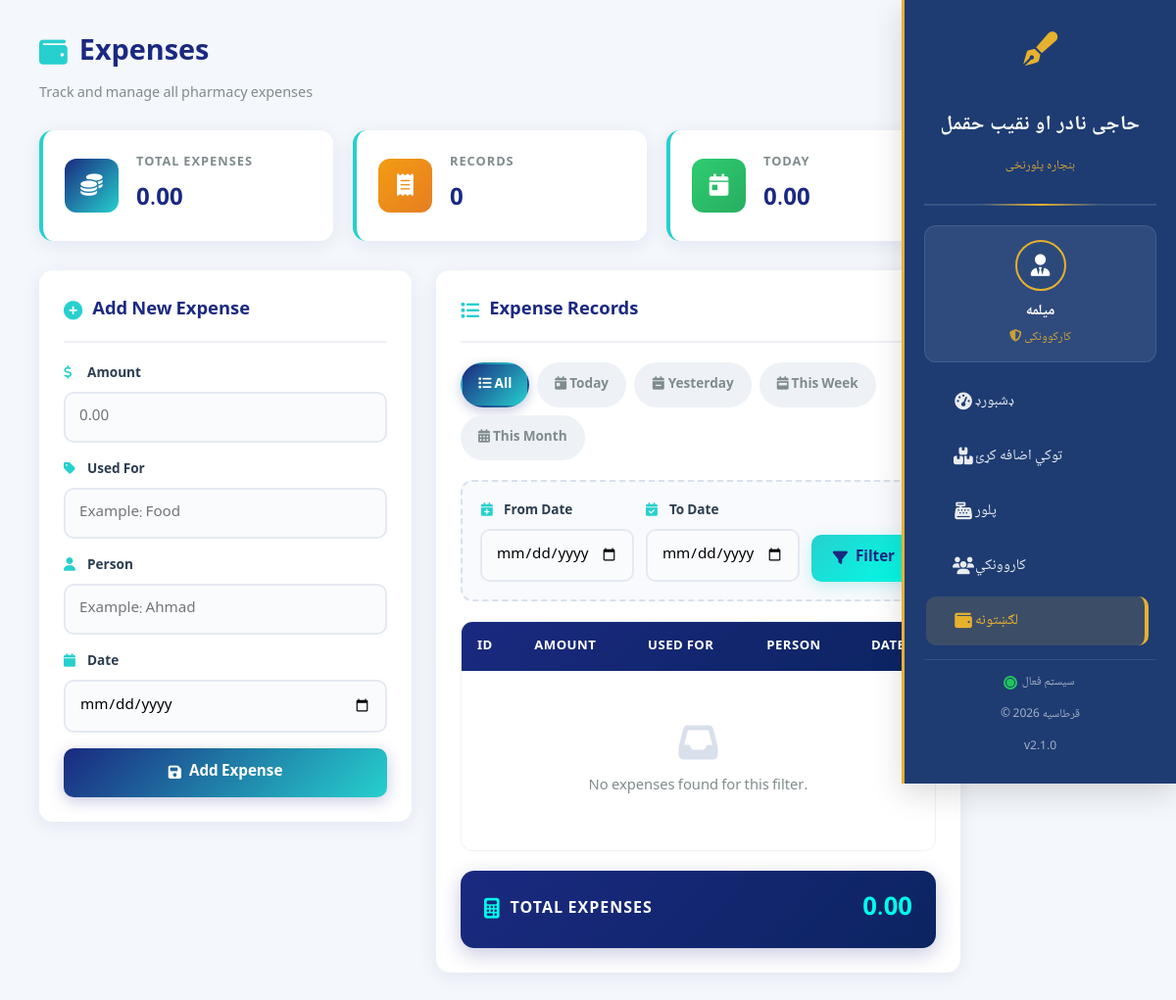
The page /expenses.php on the database as committed earlier.
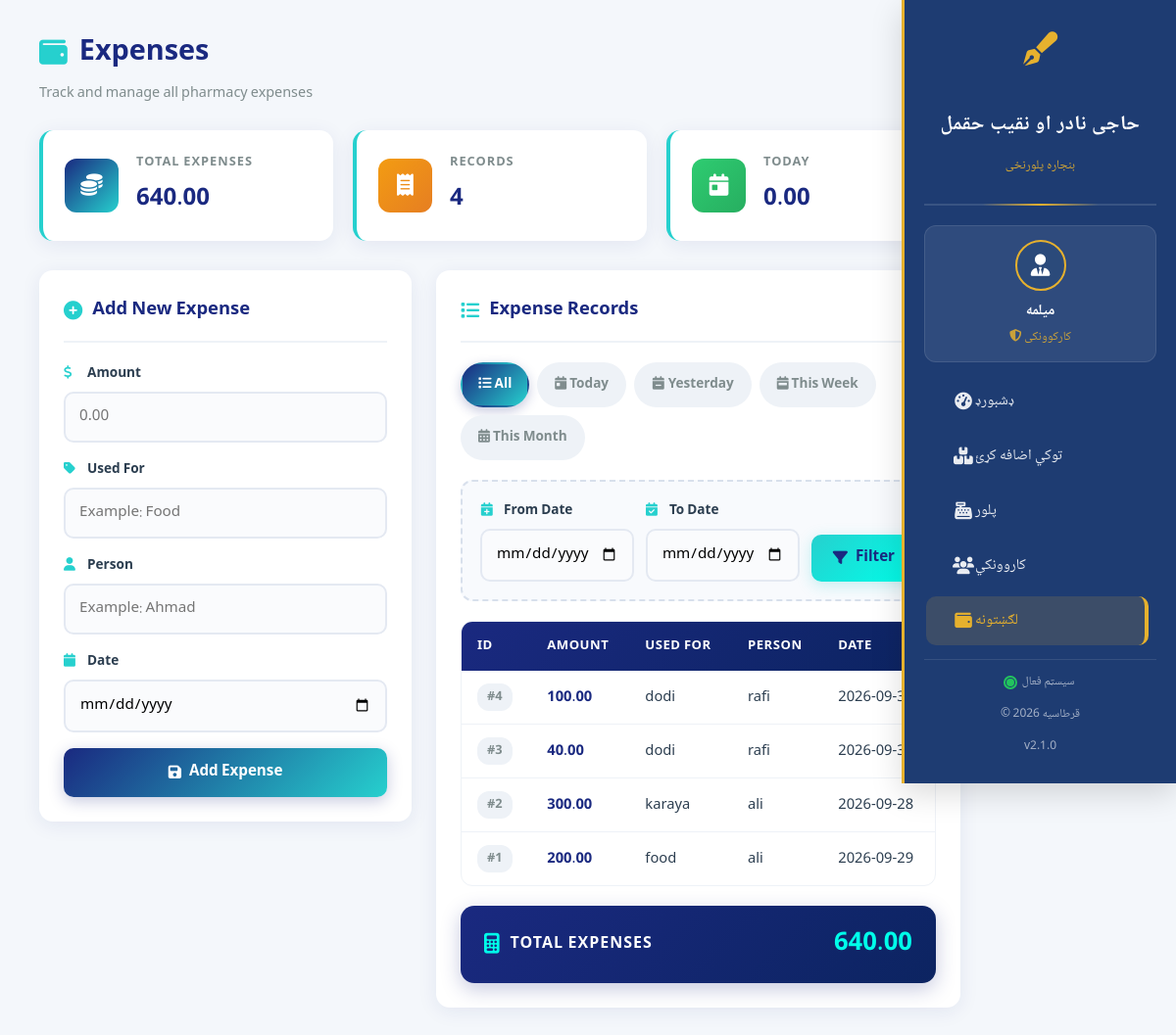
The same page on the database as committed later.
### tables this page shows
CREATE TABLE `expenses` (
  `id` int(11) NOT NULL AUTO_INCREMENT,
  `amount` decimal(10,2) NOT NULL,
  `used_for` varchar(255) NOT NULL,
  `person` varchar(100) NOT NULL,
  `expense_date` date NOT NULL,
  PRIMARY KEY (`id`)
);

### expenses.php (the view, shortened to what the changed rows need)
<?php
include "db.php";
$where = "";
$sql = "SELECT * FROM expenses
        $where
        ORDER BY id DESC";
$result = mysqli_query($conn, $sql);
$total_sql = "SELECT SUM(amount) AS total
              FROM expenses
              $where";
$total_result = mysqli_query($conn, $total_sql);
$total_data = mysqli_fetch_assoc($total_result);
$total = $total_data['total'] ?? 0;
?>
<!DOCTYPE html>
<html lang="en">
<head>
    <link rel="stylesheet" href="https://cdnjs.cloudflare.com/ajax/libs/font-awesome/6.4.0/css/all.min.css">
</head>
<body>
<?php include 'sidebar.php'; ?>
<div class="page-header">
    <div>
        <h1><i class="fas fa-wallet"></i> Expenses</h1>
    </div>
</div>
<?php
$count_sql = "SELECT COUNT(*) AS cnt FROM expenses $where";
$count_result = mysqli_query($conn, $count_sql);
$count_data = mysqli_fetch_assoc($count_result);
$expense_count = $count_data['cnt'] ?? 0;
?>
<div class="stats-grid">
    <div class="stat-card">
        <div class="stat-info">
            <h3>Total Expenses</h3>
            <p><?php echo number_format($total, 2); ?></p>
        </div>
    </div>
    <div class="stat-card">
        <div class="stat-info">
            <h3>Records</h3>
            <p><?php echo $expense_count; ?></p>
        </div>
    </div>
</div>
<div class="content-grid">
    <div class="card">
        <div class="card-header">
            <h2>Add New Expense</h2>
        </div>
    </div>
    <div class="card">
        <div class="card-header">
            <h2>Expense Records</h2>
        </div>
        <div class="table-wrapper">
            <table>
                <thead>
                    <tr>
                        <th>ID</th>
                        <th>Amount</th>
                        <th>Used For</th>
                        <th>Person</th>
                        <th>Date</th>
                    </tr>
                </thead>
                <tbody>
                    <?php if (mysqli_num_rows($result) > 0): ?>
                        <?php while ($row = mysqli_fetch_assoc($result)): ?>
                            <tr>
                                <td><span class="id-badge">#<?php echo $row['id']; ?></span></td>
                                <td class="amount-cell"><?php echo number_format($row['amount'], 2); ?></td>
                                <td><?php echo htmlspecialchars($row['used_for']); ?></td>
                                <td><?php echo htmlspecialchars($row['person']); ?></td>
                                <td><?php echo htmlspecialchars($row['expense_date']); ?></td>
                            </tr>
                        <?php endwhile; ?>
                    <?php else: ?>
                        <tr>
                            <td colspan="5">
                                <div class="empty-state">
                                    <i class="fas fa-inbox"></i>
                                    No expenses found for this filter.
                                </div>
                            </td>
                        </tr>
                    <?php endif; ?>
                </tbody>
            </table>
        </div>
        <div class="total-footer">
            <div class="total-label">
                <i class="fas fa-calculator"></i>
                Total Expenses
            </div>
            <div class="total-value">
                <?php echo number_format($total, 2); ?>
            </div>
        </div>
    </div>
</div>
</body>
</html>

Rows that differ between the two databases and show on the page:
added expenses: id "4", amount "100.00", used_for "dodi", person "rafi", expense_date "2026-09-30"
added expenses: id "3", amount "40.00", used_for "dodi", person "rafi", expense_date "2026-09-30"
added expenses: id "2", amount "300.00", used_for "karaya", person "ali", expense_date "2026-09-28"
added expenses: id "1", amount "200.00", used_for "food", person "ali", expense_date "2026-09-29"
Other text that changed with them:
$total: "0.00" → "640.00"
$expense_count: "0" → "4"
text no longer shown: "No expenses found for this filter."
